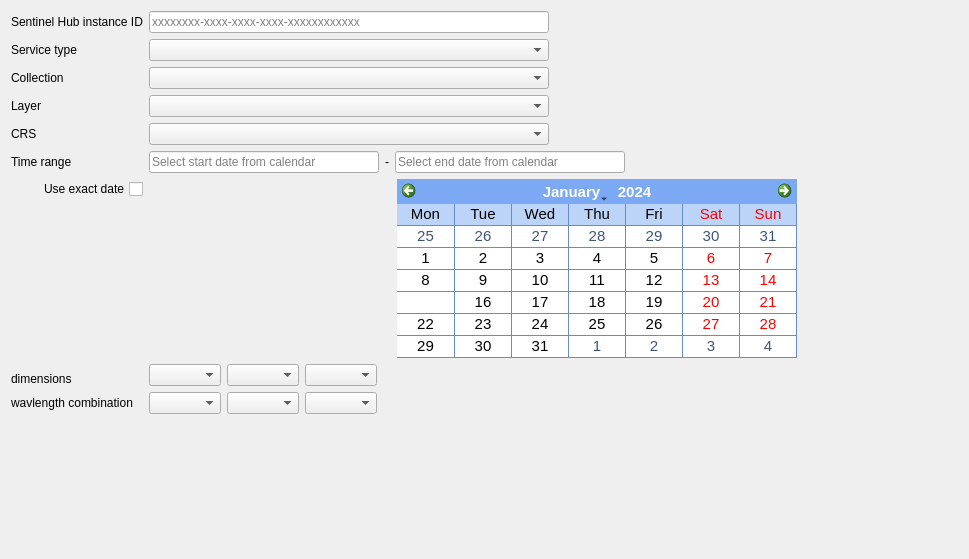
            <widget class="QWidget" name="scrollAreaWidgetContents_2">
             <property name="geometry">
              <rect>
               <x>0</x>
               <y>0</y>
               <width>969</width>
               <height>559</height>
              </rect>
             </property>
             <layout class="QGridLayout" name="gridLayout_4">
              <item row="9" column="1">
               <layout class="QHBoxLayout" name="horizontalLayout">
                <item>
                 <widget class="QLineEdit" name="time0">
                  <property name="minimumSize">
                   <size>
                    <width>230</width>
                    <height>0</height>
                   </size>
                  </property>
                  <property name="maximumSize">
                   <size>
                    <width>230</width>
                    <height>16777215</height>
                   </size>
                  </property>
                  <property name="cursor">
                   <cursorShape>PointingHandCursor</cursorShape>
                  </property>
                  <property name="focusPolicy">
                   <enum>Qt::ClickFocus</enum>
                  </property>
                  <property name="text">
                   <string/>
                  </property>
                  <property name="readOnly">
                   <bool>false</bool>
                  </property>
                  <property name="placeholderText">
                   <string>Select start date from calendar</string>
                  </property>
                 </widget>
                </item>
                <item>
                 <widget class="QLabel" name="timeLabel">
                  <property name="text">
                   <string>-</string>
                  </property>
                 </widget>
                </item>
                <item>
                 <widget class="QLineEdit" name="time1">
                  <property name="minimumSize">
                   <size>
                    <width>230</width>
                    <height>0</height>
                   </size>
                  </property>
                  <property name="maximumSize">
                   <size>
                    <width>230</width>
                    <height>25</height>
                   </size>
                  </property>
                  <property name="cursor">
                   <cursorShape>PointingHandCursor</cursorShape>
                  </property>
                  <property name="focusPolicy">
                   <enum>Qt::ClickFocus</enum>
                  </property>
                  <property name="inputMask">
                   <string/>
                  </property>
                  <property name="text">
                   <string/>
                  </property>
                  <property name="readOnly">
                   <bool>false</bool>
                  </property>
                  <property name="placeholderText">
                   <string>Select end date from calendar</string>
                  </property>
                 </widget>
                </item>
                <item>
                 <spacer name="horizontalSpacer">
                  <property name="orientation">
                   <enum>Qt::Horizontal</enum>
                  </property>
                  <property name="sizeHint" stdset="0">
                   <size>
                    <width>40</width>
                    <height>0</height>
                   </size>
                  </property>
                 </spacer>
                </item>
               </layout>
              </item>
              <item row="1" column="0">
               <widget class="QLabel" name="instanceIdLabel">
                <property name="text">
                 <string>Sentinel Hub instance ID</string>
                </property>
               </widget>
              </item>
              <item row="13" column="1" rowspan="2">
               <layout class="QHBoxLayout" name="horizontalLayout_13">
                <property name="sizeConstraint">
                 <enum>QLayout::SetMaximumSize</enum>
                </property>
                <item>
                 <widget class="QComboBox" name="dimension_1">
                  <property name="maximumSize">
                   <size>
                    <width>16777215</width>
                    <height>16777215</height>
                   </size>
                  </property>
                 </widget>
                </item>
                <item>
                 <widget class="QComboBox" name="dimension_2">
                  <property name="maximumSize">
                   <size>
                    <width>16777215</width>
                    <height>16777215</height>
                   </size>
                  </property>
                 </widget>
                </item>
                <item>
                 <widget class="QComboBox" name="dimension_3">
                  <property name="maximumSize">
                   <size>
                    <width>16777215</width>
                    <height>16777215</height>
                   </size>
                  </property>
                 </widget>
                </item>
                <item>
                 <spacer name="horizontalSpacer_9">
                  <property name="orientation">
                   <enum>Qt::Horizontal</enum>
                  </property>
                  <property name="sizeHint" stdset="0">
                   <size>
                    <width>40</width>
                    <height>20</height>
                   </size>
                  </property>
                 </spacer>
                </item>
               </layout>
              </item>
              <item row="11" column="1">
               <layout class="QHBoxLayout" name="horizontalLayout_3">
                <item>
                 <spacer name="maxccSpacer">
                  <property name="orientation">
                   <enum>Qt::Horizontal</enum>
                  </property>
                  <property name="sizeHint" stdset="0">
                   <size>
                    <width>40</width>
                    <height>0</height>
                   </size>
                  </property>
                 </spacer>
                </item>
               </layout>
              </item>
              <item row="15" column="0">
               <widget class="QLabel" name="label_4">
                <property name="text">
                 <string>wavlength combination</string>
                </property>
               </widget>
              </item>
              <item row="10" column="1">
               <layout class="QHBoxLayout" name="horizontalLayout_6">
                <item>
                 <widget class="QLabel" name="calendarSpacer">
                  <property name="minimumSize">
                   <size>
                    <width>242</width>
                    <height>0</height>
                   </size>
                  </property>
                  <property name="maximumSize">
                   <size>
                    <width>242</width>
                    <height>16777215</height>
                   </size>
                  </property>
                  <property name="text">
                   <string/>
                  </property>
                 </widget>
                </item>
                <item>
                 <widget class="QCalendarWidget" name="calendar">
                  <property name="minimumSize">
                   <size>
                    <width>400</width>
                    <height>0</height>
                   </size>
                  </property>
                  <property name="maximumSize">
                   <size>
                    <width>400</width>
                    <height>200</height>
                   </size>
                  </property>
                  <property name="palette">
                   <palette>
                    <active>
                     <colorrole role="WindowText">
                      <brush brushstyle="SolidPattern">
                       <color alpha="255">
                        <red>0</red>
                        <green>0</green>
                        <blue>0</blue>
                       </color>
                      </brush>
                     </colorrole>
                     <colorrole role="Button">
                      <brush brushstyle="SolidPattern">
                       <color alpha="255">
                        <red>123</red>
                        <green>169</green>
                        <blue>243</blue>
                       </color>
                      </brush>
                     </colorrole>
                     <colorrole role="Light">
                      <brush brushstyle="SolidPattern">
                       <color alpha="255">
                        <red>239</red>
                        <green>245</green>
                        <blue>255</blue>
                       </color>
                      </brush>
                     </colorrole>
                     <colorrole role="Midlight">
                      <brush brushstyle="SolidPattern">
                       <color alpha="255">
                        <red>181</red>
                        <green>207</green>
                        <blue>249</blue>
                       </color>
                      </brush>
                     </colorrole>
                     <colorrole role="Dark">
                      <brush brushstyle="SolidPattern">
                       <color alpha="255">
                        <red>61</red>
                        <green>84</green>
                        <blue>121</blue>
                       </color>
                      </brush>
                     </colorrole>
                     <colorrole role="Mid">
                      <brush brushstyle="SolidPattern">
                       <color alpha="255">
                        <red>82</red>
                        <green>112</green>
                        <blue>162</blue>
                       </color>
                      </brush>
                     </colorrole>
                     <colorrole role="Text">
                      <brush brushstyle="SolidPattern">
                       <color alpha="255">
                        <red>0</red>
                        <green>0</green>
                        <blue>0</blue>
                       </color>
                      </brush>
                     </colorrole>
                     <colorrole role="BrightText">
                      <brush brushstyle="SolidPattern">
                       <color alpha="255">
                        <red>255</red>
                        <green>255</green>
                        <blue>255</blue>
                       </color>
                      </brush>
                     </colorrole>
                     <colorrole role="ButtonText">
                      <brush brushstyle="SolidPattern">
                       <color alpha="255">
                        <red>0</red>
                        <green>0</green>
                        <blue>0</blue>
                       </color>
                      </brush>
                     </colorrole>
                     <colorrole role="Base">
                      <brush brushstyle="SolidPattern">
                       <color alpha="255">
                        <red>255</red>
                        <green>255</green>
                        <blue>255</blue>
                       </color>
                      </brush>
                     </colorrole>
                     <colorrole role="Window">
                      <brush brushstyle="SolidPattern">
                       <color alpha="255">
                        <red>123</red>
                        <green>169</green>
                        <blue>243</blue>
                       </color>
                      </brush>
                     </colorrole>
                     <colorrole role="Shadow">
                      <brush brushstyle="SolidPattern">
                       <color alpha="255">
                        <red>0</red>
                        <green>0</green>
                        <blue>0</blue>
                       </color>
                      </brush>
                     </colorrole>
                     <colorrole role="Highlight">
                      <brush brushstyle="SolidPattern">
                       <color alpha="0">
                        <red>181</red>
                        <green>218</green>
                        <blue>255</blue>
                       </color>
                      </brush>
                     </colorrole>
                     <colorrole role="AlternateBase">
                      <brush brushstyle="SolidPattern">
                       <color alpha="255">
                        <red>189</red>
                        <green>212</green>
                        <blue>249</blue>
                       </color>
                      </brush>
                     </colorrole>
                     <colorrole role="ToolTipBase">
                      <brush brushstyle="SolidPattern">
                       <color alpha="255">
                        <red>255</red>
                        <green>255</green>
                        <blue>220</blue>
                       </color>
                      </brush>
                     </colorrole>
                     <colorrole role="ToolTipText">
                      <brush brushstyle="SolidPattern">
                       <color alpha="255">
                        <red>0</red>
                        <green>0</green>
                        <blue>0</blue>
                       </color>
                      </brush>
                     </colorrole>
                    </active>
                    <inactive>
                     <colorrole role="WindowText">
                      <brush brushstyle="SolidPattern">
                       <color alpha="255">
                        <red>0</red>
                        <green>0</green>
                        <blue>0</blue>
                       </color>
                      </brush>
                     </colorrole>
                     <colorrole role="Button">
                      <brush brushstyle="SolidPattern">
                       <color alpha="255">
                        <red>123</red>
                        <green>169</green>
                        <blue>243</blue>
                       </color>
                      </brush>
                     </colorrole>
                     <colorrole role="Light">
                      <brush brushstyle="SolidPattern">
                       <color alpha="255">
                        <red>239</red>
                        <green>245</green>
                        <blue>255</blue>
                       </color>
                      </brush>
                     </colorrole>
                     <colorrole role="Midlight">
                      <brush brushstyle="SolidPattern">
                       <color alpha="255">
                        <red>181</red>
                        <green>207</green>
                        <blue>249</blue>
                       </color>
                      </brush>
                     </colorrole>
                     <colorrole role="Dark">
                      <brush brushstyle="SolidPattern">
                       <color alpha="255">
                        <red>61</red>
                        <green>84</green>
                        <blue>121</blue>
                       </color>
                      </brush>
                     </colorrole>
                     <colorrole role="Mid">
                      <brush brushstyle="SolidPattern">
                       <color alpha="255">
                        <red>82</red>
                        <green>112</green>
                        <blue>162</blue>
                       </color>
                      </brush>
                     </colorrole>
                     <colorrole role="Text">
                      <brush brushstyle="SolidPattern">
                       <color alpha="255">
                        <red>0</red>
                        <green>0</green>
                        <blue>0</blue>
                       </color>
                      </brush>
                     </colorrole>
                     <colorrole role="BrightText">
                      <brush brushstyle="SolidPattern">
                       <color alpha="255">
                        <red>255</red>
                        <green>255</green>
                        <blue>255</blue>
                       </color>
                      </brush>
                     </colorrole>
                     <colorrole role="ButtonText">
                      <brush brushstyle="SolidPattern">
                       <color alpha="255">
                        <red>0</red>
                        <green>0</green>
                        <blue>0</blue>
                       </color>
                      </brush>
                     </colorrole>
                     <colorrole role="Base">
                      <brush brushstyle="SolidPattern">
                       <color alpha="255">
                        <red>255</red>
                        <green>255</green>
                        <blue>255</blue>
                       </color>
                      </brush>
                     </colorrole>
                     <colorrole role="Window">
                      <brush brushstyle="SolidPattern">
                       <color alpha="255">
                        <red>123</red>
                        <green>169</green>
                        <blue>243</blue>
                       </color>
                      </brush>
                     </colorrole>
                     <colorrole role="Shadow">
                      <brush brushstyle="SolidPattern">
                       <color alpha="255">
                        <red>0</red>
                        <green>0</green>
                        <blue>0</blue>
                       </color>
                      </brush>
                     </colorrole>
                     <colorrole role="Highlight">
                      <brush brushstyle="SolidPattern">
                       <color alpha="0">
                        <red>181</red>
                        <green>218</green>
                        <blue>255</blue>
                       </color>
                      </brush>
                     </colorrole>
                     <colorrole role="AlternateBase">
                      <brush brushstyle="SolidPattern">
                       <color alpha="255">
                        <red>189</red>
                        <green>212</green>
                        <blue>249</blue>
                       </color>
                      </brush>
                     </colorrole>
                     <colorrole role="ToolTipBase">
                      <brush brushstyle="SolidPattern">
                       <color alpha="255">
                        <red>255</red>
                        <green>255</green>
                        <blue>220</blue>
                       </color>
                      </brush>
                     </colorrole>
                     <colorrole role="ToolTipText">
                      <brush brushstyle="SolidPattern">
                       <color alpha="255">
                        <red>0</red>
                        <green>0</green>
                        <blue>0</blue>
                       </color>
                      </brush>
                     </colorrole>
                    </inactive>
                    <disabled>
                     <colorrole role="WindowText">
                      <brush brushstyle="SolidPattern">
                       <color alpha="255">
                        <red>61</red>
                        <green>84</green>
                        <blue>121</blue>
                       </color>
                      </brush>
                     </colorrole>
                     <colorrole role="Button">
                      <brush brushstyle="SolidPattern">
                       <color alpha="255">
                        <red>123</red>
                        <green>169</green>
                        <blue>243</blue>
                       </color>
                      </brush>
                     </colorrole>
                     <colorrole role="Light">
                      <brush brushstyle="SolidPattern">
                       <color alpha="255">
                        <red>239</red>
                        <green>245</green>
                        <blue>255</blue>
                       </color>
                      </brush>
                     </colorrole>
                     <colorrole role="Midlight">
                      <brush brushstyle="SolidPattern">
                       <color alpha="255">
                        <red>181</red>
                        <green>207</green>
                        <blue>249</blue>
                       </color>
                      </brush>
                     </colorrole>
                     <colorrole role="Dark">
                      <brush brushstyle="SolidPattern">
                       <color alpha="255">
                        <red>61</red>
                        <green>84</green>
                        <blue>121</blue>
                       </color>
                      </brush>
                     </colorrole>
                     <colorrole role="Mid">
                      <brush brushstyle="SolidPattern">
                       <color alpha="255">
                        <red>82</red>
                        <green>112</green>
                        <blue>162</blue>
                       </color>
                      </brush>
                     </colorrole>
                     <colorrole role="Text">
                      <brush brushstyle="SolidPattern">
                       <color alpha="255">
                        <red>61</red>
                        <green>84</green>
                        <blue>121</blue>
                       </color>
                      </brush>
                     </colorrole>
                     <colorrole role="BrightText">
                      <brush brushstyle="SolidPattern">
                       <color alpha="255">
                        <red>255</red>
                        <green>255</green>
                        <blue>255</blue>
                       </color>
                      </brush>
                     </colorrole>
                     <colorrole role="ButtonText">
                      <brush brushstyle="SolidPattern">
                       <color alpha="255">
                        <red>61</red>
                        <green>84</green>
                        <blue>121</blue>
                       </color>
                      </brush>
                     </colorrole>
                     <colorrole role="Base">
                      <brush brushstyle="SolidPattern">
                       <color alpha="255">
                        <red>123</red>
                        <green>169</green>
                        <blue>243</blue>
                       </color>
                      </brush>
                     </colorrole>
                     <colorrole role="Window">
                      <brush brushstyle="SolidPattern">
                       <color alpha="255">
                        <red>123</red>
                        <green>169</green>
                        <blue>243</blue>
                       </color>
                      </brush>
                     </colorrole>
                     <colorrole role="Shadow">
                      <brush brushstyle="SolidPattern">
                       <color alpha="255">
                        <red>0</red>
                        <green>0</green>
                        <blue>0</blue>
                       </color>
                      </brush>
                     </colorrole>
                     <colorrole role="Highlight">
                      <brush brushstyle="SolidPattern">
                       <color alpha="255">
                        <red>212</red>
                        <green>212</green>
                        <blue>212</blue>
                       </color>
                      </brush>
                     </colorrole>
                     <colorrole role="AlternateBase">
                      <brush brushstyle="SolidPattern">
                       <color alpha="255">
                        <red>123</red>
                        <green>169</green>
                        <blue>243</blue>
                       </color>
                      </brush>
                     </colorrole>
                     <colorrole role="ToolTipBase">
                      <brush brushstyle="SolidPattern">
                       <color alpha="255">
                        <red>255</red>
                        <green>255</green>
                        <blue>220</blue>
                       </color>
                      </brush>
                     </colorrole>
                     <colorrole role="ToolTipText">
                      <brush brushstyle="SolidPattern">
                       <color alpha="255">
                        <red>0</red>
                        <green>0</green>
                        <blue>0</blue>
                       </color>
                      </brush>
                     </colorrole>
                    </disabled>
                   </palette>
                  </property>
                  <property name="font">
                   <font>
                    <pointsize>11</pointsize>
                   </font>
                  </property>
                  <property name="cursor">
                   <cursorShape>ArrowCursor</cursorShape>
                  </property>
                  <property name="focusPolicy">
                   <enum>Qt::StrongFocus</enum>
                  </property>
                  <property name="layoutDirection">
                   <enum>Qt::LeftToRight</enum>
                  </property>
                  <property name="autoFillBackground">
                   <bool>true</bool>
                  </property>
                  <property name="inputMethodHints">
                   <set>Qt::ImhNone</set>
                  </property>
                  <property name="minimumDate">
                   <date>
                    <year>1979</year>
                    <month>1</month>
                    <day>1</day>
                   </date>
                  </property>
                  <property name="gridVisible">
                   <bool>true</bool>
                  </property>
                  <property name="selectionMode">
                   <enum>QCalendarWidget::SingleSelection</enum>
                  </property>
                  <property name="horizontalHeaderFormat">
                   <enum>QCalendarWidget::ShortDayNames</enum>
                  </property>
                  <property name="verticalHeaderFormat">
                   <enum>QCalendarWidget::NoVerticalHeader</enum>
                  </property>
                  <property name="navigationBarVisible">
                   <bool>true</bool>
                  </property>
                  <property name="dateEditEnabled">
                   <bool>true</bool>
                  </property>
                 </widget>
                </item>
                <item>
                 <spacer name="horizontalSpacer_2">
                  <property name="orientation">
                   <enum>Qt::Horizontal</enum>
                  </property>
                  <property name="sizeHint" stdset="0">
                   <size>
                    <width>40</width>
                    <height>0</height>
                   </size>
                  </property>
                 </spacer>
                </item>
               </layout>
              </item>
              <item row="4" column="0">
               <widget class="QLabel" name="serviceTypeLabel">
                <property name="text">
                 <string>Service type</string>
                </property>
               </widget>
              </item>
              <item row="5" column="0">
               <widget class="QLabel" name="layerLabel">
                <property name="text">
                 <string>Collection</string>
                </property>
               </widget>
              </item>
              <item row="1" column="1">
               <widget class="QLineEdit" name="instanceId">
                <property name="minimumSize">
                 <size>
                  <width>300</width>
                  <height>0</height>
                 </size>
                </property>
                <property name="maximumSize">
                 <size>
                  <width>400</width>
                  <height>16777215</height>
                 </size>
                </property>
                <property name="inputMask">
                 <string/>
                </property>
                <property name="text">
                 <string/>
                </property>
                <property name="placeholderText">
                 <string>xxxxxxxx-xxxx-xxxx-xxxx-xxxxxxxxxxxx</string>
                </property>
               </widget>
              </item>
              <item row="9" column="0">
               <widget class="QLabel" name="timeRangeLabel">
                <property name="text">
                 <string>Time range</string>
                </property>
               </widget>
              </item>
              <item row="10" column="0">
               <layout class="QVBoxLayout" name="verticalCalendarLayout">
                <item>
                 <layout class="QHBoxLayout" name="horizontalLayout_4">
                  <item>
                   <widget class="QCheckBox" name="exactDate">
                    <property name="layoutDirection">
                     <enum>Qt::RightToLeft</enum>
                    </property>
                    <property name="text">
                     <string>Use exact date</string>
                    </property>
                   </widget>
                  </item>
                 </layout>
                </item>
                <item>
                 <spacer name="verticalCalendarSpacer">
                  <property name="orientation">
                   <enum>Qt::Vertical</enum>
                  </property>
                  <property name="sizeHint" stdset="0">
                   <size>
                    <width>20</width>
                    <height>40</height>
                   </size>
                  </property>
                 </spacer>
                </item>
               </layout>
              </item>
              <item row="14" column="0">
               <widget class="QLabel" name="label_3">
                <property name="text">
                 <string>dimensions</string>
                </property>
               </widget>
              </item>
              <item row="17" column="1">
               <spacer name="verticalSpacer">
                <property name="orientation">
                 <enum>Qt::Vertical</enum>
                </property>
                <property name="sizeHint" stdset="0">
                 <size>
                  <width>20</width>
                  <height>10</height>
                 </size>
                </property>
               </spacer>
              </item>
              <item row="6" column="1">
               <widget class="QComboBox" name="layers">
                <property name="minimumSize">
                 <size>
                  <width>400</width>
                  <height>0</height>
                 </size>
                </property>
                <property name="maximumSize">
                 <size>
                  <width>400</width>
                  <height>16777215</height>
                 </size>
                </property>
                <property name="editable">
                 <bool>false</bool>
                </property>
               </widget>
              </item>
              <item row="7" column="1">
               <widget class="QComboBox" name="epsg">
                <property name="minimumSize">
                 <size>
                  <width>400</width>
                  <height>0</height>
                 </size>
                </property>
                <property name="maximumSize">
                 <size>
                  <width>400</width>
                  <height>16777215</height>
                 </size>
                </property>
               </widget>
              </item>
              <item row="7" column="0">
               <widget class="QLabel" name="crsLabel">
                <property name="text">
                 <string>CRS</string>
                </property>
               </widget>
              </item>
              <item row="4" column="1">
               <widget class="QComboBox" name="serviceType">
                <property name="minimumSize">
                 <size>
                  <width>400</width>
                  <height>0</height>
                 </size>
                </property>
                <property name="maximumSize">
                 <size>
                  <width>400</width>
                  <height>16777215</height>
                 </size>
                </property>
               </widget>
              </item>
              <item row="6" column="0">
               <widget class="QLabel" name="label">
                <property name="text">
                 <string>Layer</string>
                </property>
               </widget>
              </item>
              <item row="5" column="1">
               <widget class="QComboBox" name="collections">
                <property name="minimumSize">
                 <size>
                  <width>400</width>
                  <height>0</height>
                 </size>
                </property>
                <property name="maximumSize">
                 <size>
                  <width>400</width>
                  <height>16777215</height>
                 </size>
                </property>
               </widget>
              </item>
              <item row="15" column="1">
               <layout class="QHBoxLayout" name="horizontalLayout_14">
                <item>
                 <widget class="QComboBox" name="wavelength_3"/>
                </item>
                <item>
                 <widget class="QComboBox" name="wavelength_2"/>
                </item>
                <item>
                 <widget class="QComboBox" name="wavelength_1"/>
                </item>
                <item>
                 <spacer name="horizontalSpacer_10">
                  <property name="orientation">
                   <enum>Qt::Horizontal</enum>
                  </property>
                  <property name="sizeHint" stdset="0">
                   <size>
                    <width>40</width>
                    <height>20</height>
                   </size>
                  </property>
                 </spacer>
                </item>
               </layout>
              </item>
             </layout>
            </widget>
